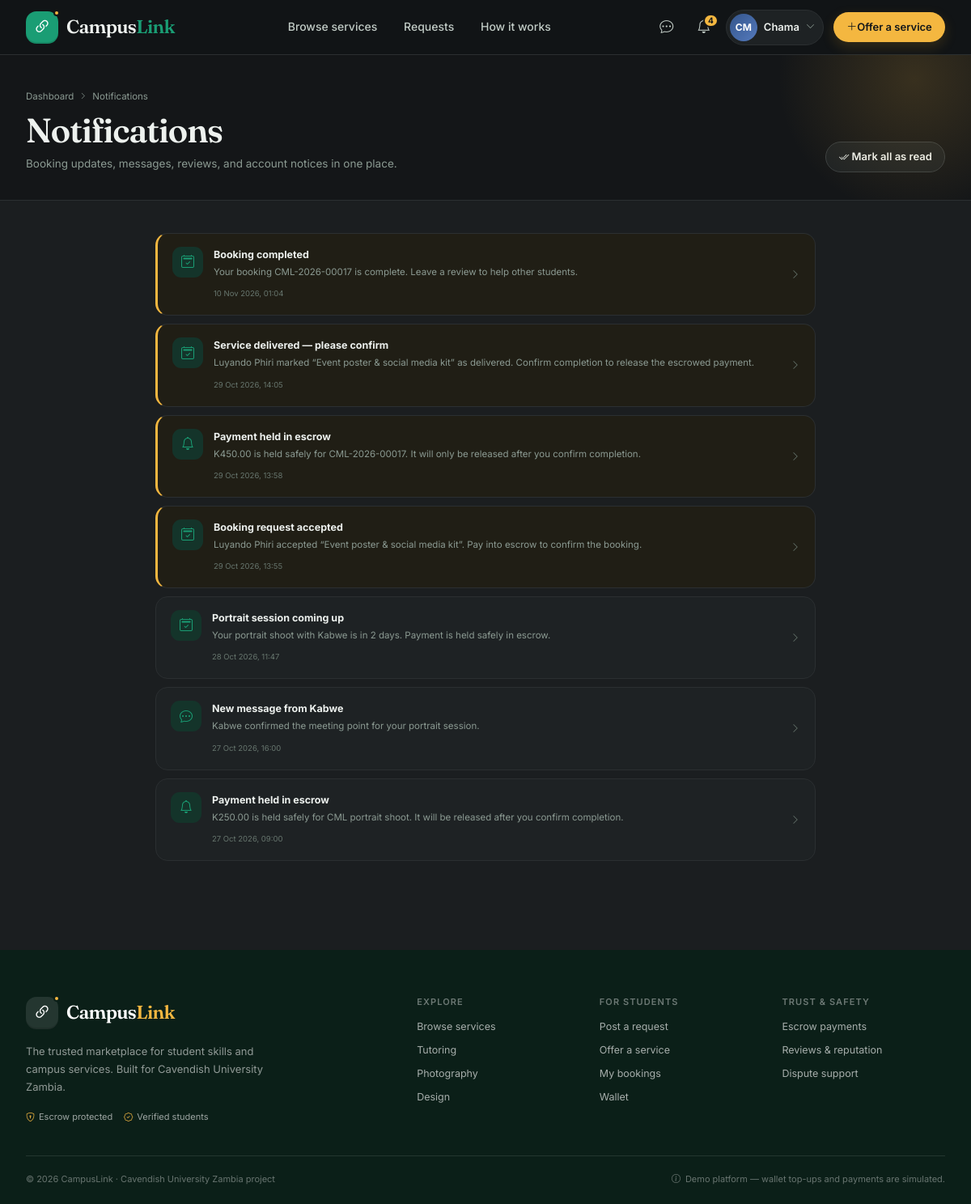
The app's page /notifications (signed in) with its own data.
### app/models.py (models this page shows, shortened)
class User(UserMixin, db.Model):
    __tablename__ = "users"
    id = db.Column(db.Integer, primary_key=True)
    full_name = db.Column(db.String(120), nullable=False)
    email = db.Column(db.String(255), unique=True, nullable=False, index=True)
    student_number = db.Column(db.String(40), unique=True, nullable=False)
    phone = db.Column(db.String(30))
    password_hash = db.Column(db.String(255), nullable=False)
    role = db.Column(db.String(20), nullable=False, default="student")
    program = db.Column(db.String(120))
    year_of_study = db.Column(db.String(30))
    campus_area = db.Column(db.String(60))
    bio = db.Column(db.Text)
    skills = db.Column(db.String(255))
    is_verified = db.Column(db.Boolean, nullable=False, default=False)
    is_suspended = db.Column(db.Boolean, nullable=False, default=False)
    wallet_balance = db.Column(db.Numeric(12, 2), nullable=False, default=Decimal("0.00"))
    rating_avg = db.Column(db.Numeric(3, 2))
    review_count = db.Column(db.Integer, nullable=False, default=0)
    completed_bookings = db.Column(db.Integer, nullable=False, default=0)
    completion_rate = db.Column(db.Numeric(5, 2))
    reputation_score = db.Column(db.Numeric(3, 2))
    created_at = db.Column(db.DateTime, nullable=False, default=now)
    listings = db.relationship("Service", back_populates="provider", lazy="dynamic")
    reviews_received = db.relationship(
        "Review", back_populates="provider", foreign_keys="Review.provider_id", lazy="dynamic"
    )
    notifications = db.relationship("Notification", back_populates="user", lazy="dynamic")
    wallet_transactions = db.relationship(
        "WalletTransaction", back_populates="user", lazy="dynamic", order_by="WalletTransaction.created_at.desc()"
    )
    @property
    def is_admin(self):
        return self.role == "admin"
    @property
    def first_name(self):
        return self.full_name.split()[0] if self.full_name else "Student"
    @property
    def initials(self):
        parts = [p for p in (self.full_name or "").split() if p]
        return "".join(p[0] for p in parts[:2]).upper() or "?"
    @property
    def avatar_tone(self):
        return (self.id or 0) % 6

class Notification(db.Model):
    __tablename__ = "notifications"
    id = db.Column(db.Integer, primary_key=True)
    user_id = db.Column(db.Integer, db.ForeignKey("users.id"), nullable=False, index=True)
    category = db.Column(db.String(30), nullable=False, default="system")
    title = db.Column(db.String(140), nullable=False)
    body = db.Column(db.String(300))
    link = db.Column(db.String(255))
    is_read = db.Column(db.Boolean, nullable=False, default=False, index=True)
    created_at = db.Column(db.DateTime, nullable=False, default=now)
    user = db.relationship("User", back_populates="notifications")

### app/main.py (the view)
@bp.get("/notifications")
@login_required
def notifications():
    page = parse_int(request.args.get("page"), minimum=1, default=1)
    pagination = (
        Notification.query.filter_by(user_id=current_user.id)
        .order_by(Notification.created_at.desc())
        .paginate(page=page, per_page=20, error_out=False)
    )
    return render_template("main/notifications.html", pagination=pagination, items=pagination.items)

### app/utils.py (called while the page is built)
def parse_int(raw, minimum=None, maximum=None, default=None):
    try:
        value = int(str(raw).strip())
    except (TypeError, ValueError):
        return default
    if minimum is not None and value < minimum:
        return default
    if maximum is not None and value > maximum:
        return default
    return value

### app/templates/main/notifications.html (shortened to what this page needs)
{% extends "base.html" %}
{% from "partials/macros.html" import pagination_nav %}
{% block content %}
{% set icons = {'booking': 'bi-calendar2-check', 'message': 'bi-chat-dots', 'review': 'bi-star', 'request': 'bi-megaphone', 'dispute': 'bi-exclamation-octagon', 'account': 'bi-person-check', 'moderation': 'bi-shield-exclamation'} %}
<div class="page-head">
  <div class="container">
    <div class="breadcrumbs"><a href="{{ url_for('main.dashboard') }}">Dashboard</a><i class="bi bi-chevron-right"></i><span>Notifications</span></div>
    <div class="d-flex justify-content-between align-items-end gap-3 flex-wrap">
      <div>
        <h1>Notifications</h1>
        <p>Booking updates, messages, reviews, and account notices in one place.</p>
      </div>
      {% if items %}
      <form method="post" action="{{ url_for('main.read_all_notifications') }}">
        <button class="btn btn-outline-ink btn-sm" type="submit"><i class="bi bi-check2-all"></i> Mark all as read</button>
      </form>
      {% endif %}
    </div>
  </div>
</div>
<div class="page-section">
  <div class="container" style="max-width: 860px;">
    {% if items %}
    <div class="notification-list">
      {% for notification in items %}
      <a class="notification-card {{ 'unread' if not notification.is_read }}" href="{{ url_for('main.open_notification', notification_id=notification.id) }}">
        <span class="notification-icon"><i class="bi {{ icons.get(notification.category, 'bi-bell') }}"></i></span>
        <span class="notification-body">
          <strong>{{ notification.title }}</strong>
          {% if notification.body %}<p>{{ notification.body }}</p>{% endif %}
          <time>{{ notification.created_at|datetime('%d %b %Y, %H:%M') }}</time>
        </span>
        <i class="bi bi-chevron-right notification-action"></i>
      </a>
      {% endfor %}
    </div>
    {% endif %}
  </div>
</div>
{% endblock %}

### app/templates/base.html (shortened to what this page needs)
<!doctype html>
<html lang="en">
<head>
  <link rel="stylesheet" href="{{ url_for('static', filename='vendor/bootstrap/bootstrap.min.css') }}">
  <link rel="stylesheet" href="{{ url_for('static', filename='vendor/bootstrap-icons/bootstrap-icons.min.css') }}">
  <link rel="stylesheet" href="{{ url_for('static', filename='css/app.css') }}">
</head>
<body class="{% block body_class %}{% endblock %}">
  <nav class="navbar navbar-expand-lg app-navbar sticky-top">
    <div class="container">
      <a class="navbar-brand brand" href="{{ url_for('main.home') }}" aria-label="CampusLink home">
        <span class="brand-mark"><i class="bi bi-link-45deg"></i></span>
        <span class="brand-text">Campus<span>Link</span></span>
      </a>
      <div class="collapse navbar-collapse" id="mainNav">
        <ul class="navbar-nav mx-auto nav-center">
          <li class="nav-item">
            <a class="nav-link {{ 'active' if request.blueprint == 'listings' and request.endpoint == 'listings.browse' }}" href="{{ url_for('listings.browse') }}">Browse services</a>
          </li>
          {% if current_user.is_authenticated %}
          <li class="nav-item">
            <a class="nav-link {{ 'active' if request.blueprint == 'requests' }}" href="{{ url_for('requests.index') }}">Requests</a>
          </li>
          {% endif %}
          <li class="nav-item">
            <a class="nav-link" href="{{ url_for('main.home') }}#how-it-works">How it works</a>
          </li>
        </ul>
        <div class="nav-actions">
          {% if current_user.is_authenticated %}
            <a class="icon-btn" href="{{ url_for('messages.inbox') }}" aria-label="Messages">
              <i class="bi bi-chat-dots"></i>
            </a>
            <a class="icon-btn" href="{{ url_for('main.notifications') }}" aria-label="Notifications">
              <i class="bi bi-bell"></i>
              {% if unread_notifications %}<span class="count-badge">{{ unread_notifications if unread_notifications < 10 else '9+' }}</span>{% endif %}
            </a>
            <div class="dropdown">
              <button class="user-menu" type="button" data-bs-toggle="dropdown" aria-expanded="false">
                <span class="avatar avatar-sm avatar-tone-{{ current_user.avatar_tone }}">{{ current_user.initials }}</span>
                <span class="user-menu-name d-none d-xl-inline">{{ current_user.first_name }}</span>
                <i class="bi bi-chevron-down user-chevron"></i>
              </button>
            </div>
            {% if not current_user.is_admin %}
            <a class="btn btn-gold btn-sm offer-btn d-none d-xl-inline-flex" href="{{ url_for('listings.create') }}"><i class="bi bi-plus-lg"></i>Offer a service</a>
            {% endif %}
          {% else %}
            <a class="login-link" href="{{ url_for('auth.login') }}">Log in</a>
            <a class="btn btn-brand btn-sm" href="{{ url_for('auth.register') }}">Join CampusLink</a>
          {% endif %}
        </div>
      </div>
    </div>
  </nav>
  <main id="main-content">
    {% block content %}{% endblock %}
  </main>
  <footer class="app-footer">
    <div class="container">
      <div class="footer-top">
        <div class="footer-brand">
          <a class="brand brand-light" href="{{ url_for('main.home') }}">
            <span class="brand-mark"><i class="bi bi-link-45deg"></i></span>
            <span class="brand-text">Campus<span>Link</span></span>
          </a>
          <p>The trusted marketplace for student skills and campus services. Built for Cavendish University Zambia.</p>
          <div class="footer-trust">
            <span><i class="bi bi-shield-lock"></i>Escrow protected</span>
            <span><i class="bi bi-patch-check"></i>Verified students</span>
          </div>
        </div>
        <div class="footer-links">
          <div>
            <h4>Explore</h4>
            <a href="{{ url_for('listings.browse') }}">Browse services</a>
            <a href="{{ url_for('listings.browse', category='tutoring') }}">Tutoring</a>
            <a href="{{ url_for('listings.browse', category='photography') }}">Photography</a>
            <a href="{{ url_for('listings.browse', category='graphic-design') }}">Design</a>
          </div>
          <div>
            <h4>For students</h4>
            {% if current_user.is_authenticated %}
            <a href="{{ url_for('requests.create') }}">Post a request</a>
            <a href="{{ url_for('listings.create') }}">Offer a service</a>
            <a href="{{ url_for('bookings.index') }}">My bookings</a>
            <a href="{{ url_for('main.wallet') }}">Wallet</a>
            {% else %}
            <a href="{{ url_for('auth.register') }}">Create an account</a>
            <a href="{{ url_for('auth.login') }}">Log in</a>
            <a href="{{ url_for('main.home') }}#how-it-works">How it works</a>
            {% endif %}
          </div>
          <div>
            <h4>Trust &amp; safety</h4>
            <a href="{{ url_for('main.home') }}#trust">Escrow payments</a>
            <a href="{{ url_for('main.home') }}#reviews">Reviews &amp; reputation</a>
            <a href="{{ url_for('main.home') }}#trust">Dispute support</a>
          </div>
        </div>
      </div>
      <div class="footer-bottom">
        <span>&copy; {{ 2026 }} {{ APP_NAME }} · Cavendish University Zambia project</span>
        <span class="demo-note"><i class="bi bi-info-circle"></i>Demo platform — wallet top-ups and payments are simulated.</span>
      </div>
    </div>
  </footer>
</body>
</html>

### records on screen
User: initials "CM", first_name "Chama"
Notification: title "Booking completed", body "Your booking CML-2026-00017 is complete. Leave a review to help other students.", created_at "10 Nov 2026, 01:04"
Notification: title "Service delivered — please confirm", body "Luyando Phiri marked “Event poster & social media kit” as delivered. Confirm completion to release the escrowed payment.", created_at "29 Oct 2026, 14:05"
Notification: title "Payment held in escrow", body "K450.00 is held safely for CML-2026-00017. It will only be released after you confirm completion.", created_at "29 Oct 2026, 13:58"
Notification: title "Booking request accepted", body "Luyando Phiri accepted “Event poster & social media kit”. Pay into escrow to confirm the booking.", created_at "29 Oct 2026, 13:55"
Notification: title "Portrait session coming up", body "Your portrait shoot with Kabwe is in 2 days. Payment is held safely in escrow.", created_at "28 Oct 2026, 11:47"
Notification: title "New message from Kabwe", body "Kabwe confirmed the meeting point for your portrait session.", created_at "27 Oct 2026, 16:00"
Notification: title "Payment held in escrow", body "K250.00 is held safely for CML portrait shoot. It will be released after you confirm completion.", created_at "27 Oct 2026, 09:00"

### other values on screen
{{ unread_notifications if unread_notifications < 10 else '9+' }} "4"
{{ 2026 }} "2026"
{{ APP_NAME }} "CampusLink"
